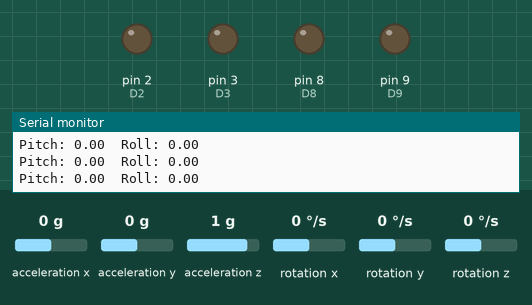
Simulated run of this sketch. Board: Arduino Uno, built with avr-gcc and run on an emulated ATmega328P. Shown: output pins drawn as LEDs (lit = HIGH), the last lines printed to the serial monitor. The inputs (shaded band) are chosen by the test bench; at power-on: acceleration x 0 g, acceleration y 0 g, rotation y 0 °/s, rotation x 0 °/s, acceleration z 1 g, rotation z 0 °/s. Pins used as bus, display or sensor lines are not drawn.

Above: at 1.2 s.
1.3 s: acceleration x set to -0.3 g
At 2.9 s:
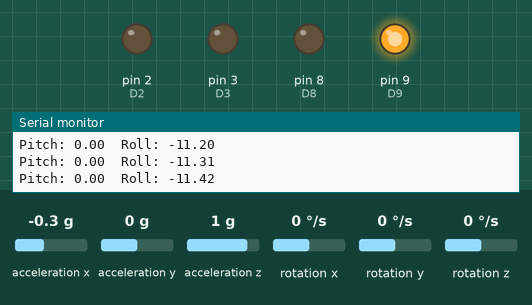
3.6 s: acceleration y set to -1.4 g
At 4.6 s:
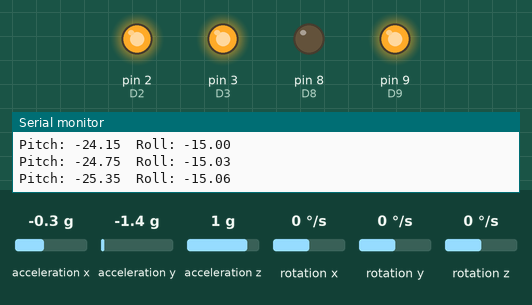
5.7 s: rotation y set to 5 °/s
8.7 s: rotation y set to 8 °/s
At 10.3 s:
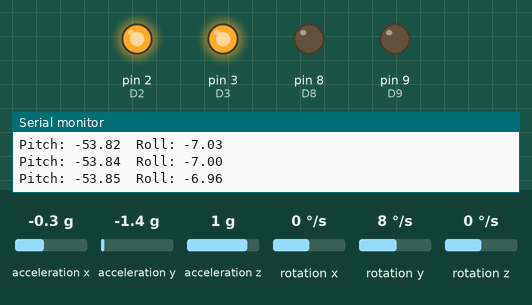
11.0 s: rotation x set to 25 °/s
14.0 s: rotation x set to 31 °/s
At 15.2 s:
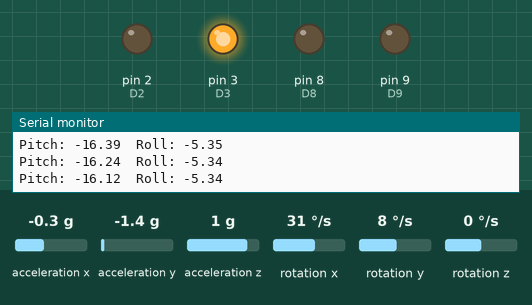
Timing chart, 0 to 17.0 s (numbered marks = the images above; inputs shaded):
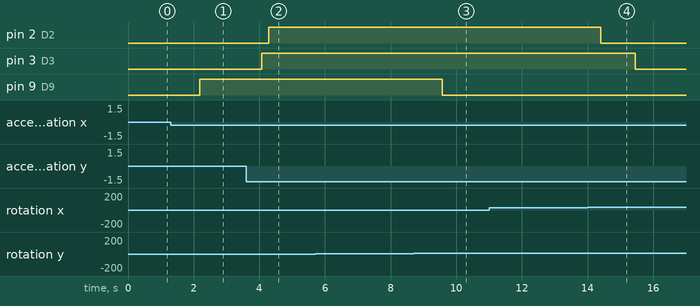

Measured:
- the behaviour switches between -0.1 and -0.2 g on acceleration x (found by bisection; images 0 and 1)
- the behaviour switches between 6 and 7 °/s on rotation y (found by bisection; images 2 and 3)
- the behaviour switches between 27 and 28 °/s on rotation x (found by bisection; images 3 and 4)
- after the input at 1.3 s, pin 9 (D9): LOW → HIGH after 0.89 s
- after the input at 3.6 s, pin 2 (D2): LOW → HIGH after 0.69 s; pin 3 (D3): LOW → HIGH after 0.48 s
- after the input at 8.7 s, pin 9 (D9): HIGH → LOW after 0.87 s
- after the input at 14.0 s, pin 2 (D2): HIGH → LOW after 0.41 s instead of 1.9 s; pin 3 (D3): HIGH → LOW after 1.5 s

The sketch:

main.ino
```cpp
#include <Wire.h>
#include <MPU6050.h>

MPU6050 mpu;

unsigned long lastTime = 0;

float pitch = 0;
float roll = 0;

//                8
//
//    7  6  5         4  3  2
//
//               9
const uint8_t D2=2, D3=3, D4=4, D5=5, D6=6, D7=7, D8=8, D9=9;


void setup() {
  // put your setup code here, to run once:
  Serial.begin(9600);
  Serial.println("Device is up...");
  Wire.begin(9600);
  mpu.initialize();

  if(mpu.testConnection())
    Serial.println("MPU6050 connected!");
  else
    Serial.println("MPU6050 connection failed!");

  pinMode(D2, OUTPUT);
  pinMode(D3, OUTPUT);
  pinMode(D4, OUTPUT);
  pinMode(D5, OUTPUT);
  pinMode(D6, OUTPUT);
  pinMode(D7, OUTPUT);
  pinMode(D8, OUTPUT);
  pinMode(D9, OUTPUT);

  digitalWrite(D2, LOW);
  digitalWrite(D2, LOW);
  digitalWrite(D2, LOW);
  digitalWrite(D2, LOW);
  digitalWrite(D2, LOW);
  digitalWrite(D2, LOW);
  digitalWrite(D2, LOW);
  digitalWrite(D2, LOW);
}

void loop() {
  // put your main code here, to run repeatedly:
  int16_t ax, ay, az, gx, gy, gz;

  mpu.getMotion6(&ax, &ay, &az, &gx, &gy, &gz);

  // Convert accelerometer to g
  float accelX = ax / 16384.0;
  float accelY = ay / 16384.0;
  float accelZ = az / 16384.0;

  // Convert gyroscope to deg/sec
  float gyroX = gx / 131.0;
  float gyroY = gy / 131.0;

  // Time difference
  unsigned long now = millis();
  float dt = (now - lastTime) / 1000.0;
  lastTime = now;

  // Accelerometer angles
  float pitchAccel = atan2(accelY, accelZ) * 180 / PI;
  float rollAccel  = atan2(accelX, accelZ) * 180 / PI;

  // Gyro integration
  pitch += gyroX * dt;
  roll  += gyroY * dt;

  // Complementary filter
  pitch = 0.98 * pitch + 0.02 * pitchAccel;
  roll  = 0.98 * roll  + 0.02 * rollAccel;

  Serial.print("Pitch: ");
  Serial.print(pitch);
  Serial.print("  Roll: ");
  Serial.println(roll);

  digitalWrite(D2, pitch < -20 ? HIGH : LOW);
  digitalWrite(D3, pitch < -15 ? HIGH : LOW);
  digitalWrite(D4, pitch < -8 ? HIGH : LOW);
  digitalWrite(D5, pitch > -2 ? HIGH : LOW);
  digitalWrite(D6, pitch > 5 ? HIGH : LOW);
  digitalWrite(D7, pitch > 10 ? HIGH : LOW);
  digitalWrite(D8, roll > 10 ? HIGH : LOW);
  digitalWrite(D9, roll < -8 ? HIGH : LOW);

  delay(2);
}
```
